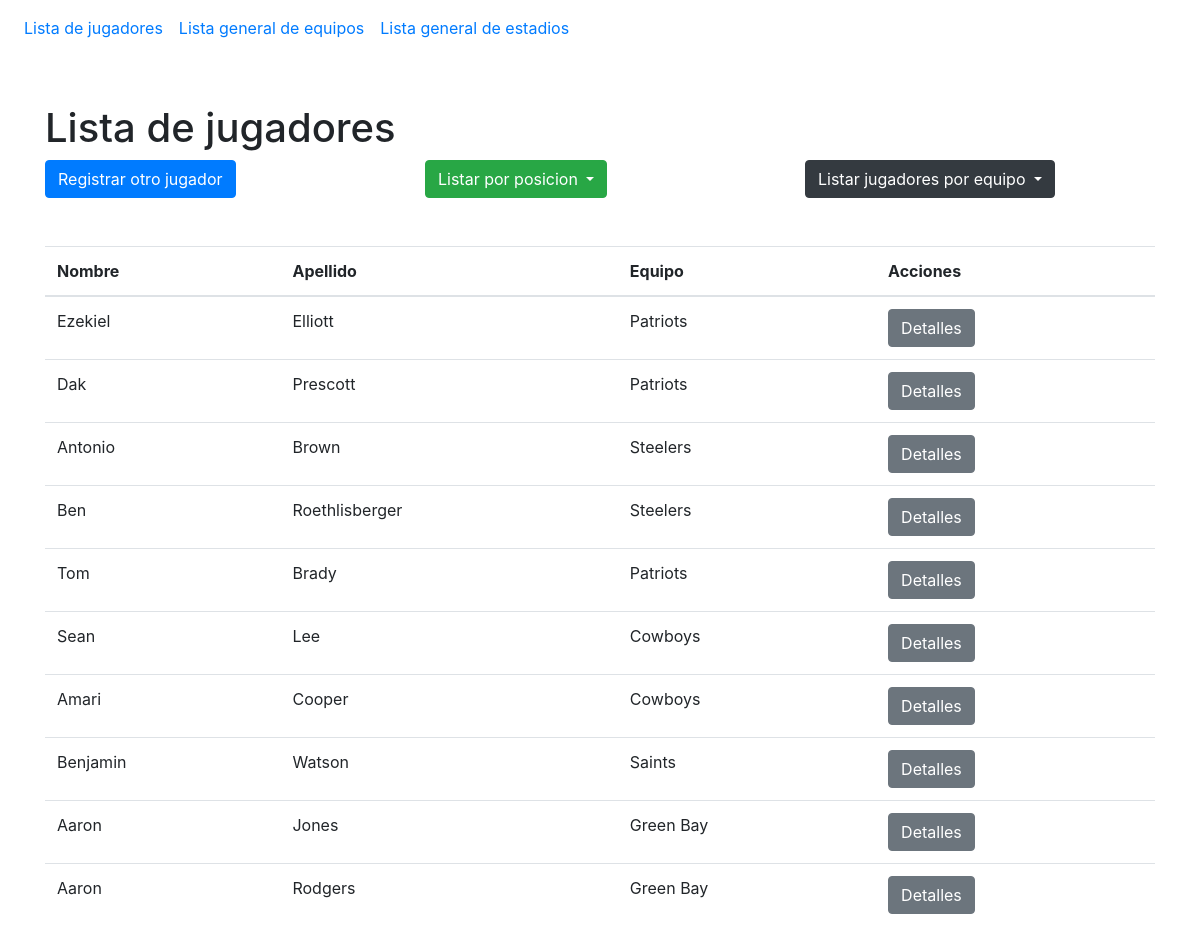
/jugadores/, run on the app's committed database.
### aplicacion/models.py (models this page shows)
class Jugador(models.Model):
    nombre=models.CharField(max_length=100)
    apellido=models.CharField(max_length=100)
    edad=models.IntegerField()
    posicion=models.CharField(max_length=100)
    equipo=models.ForeignKey(Equipo, on_delete=models.CASCADE)

class Equipo(models.Model):
    nombre=models.CharField(max_length=100)
    fundacion=models.IntegerField()
    estadio=models.CharField(max_length=100)
    def __str__(self):
        return self.nombre

### aplicacion/views.py (the view)
# urls.py: path('jugadores/', views.jugadores, name='jugadores'),
def jugadores(request):
    lista=Jugador.objects.all()
    equipos=Equipo.objects.all()
    queryset={
        'jugadores':lista,
        'equipos':equipos,
    }
    return render(request, 'jugadores.html', queryset)

### aplicacion/templates/jugadores.html (shortened to what this page needs)
{% extends 'index.html' %}
{% block contenido %}
<h1>Lista de jugadores</h1>
<div class="row">
    <div class="col-md">
        <a class="btn btn-primary" href="{% url 'registrarJugador' %}">Registrar otro jugador</a>
    </div>
    <div class="col-md">
        <div class="dropdown">
            <button class="btn btn-success dropdown-toggle" type="button" id="triggerId" data-toggle="dropdown"
                aria-haspopup="true" aria-expanded="false">
                Listar por posicion
            </button>
        </div>
    </div>
    <div class="col-md">
            <div class="dropdown">
                <button class="btn btn-dark dropdown-toggle" type="button" id="triggerId" data-toggle="dropdown"
                    aria-haspopup="true" aria-expanded="false">
                    Listar jugadores por equipo
                </button>
            </div>
        </div>
</div>
<table class="table mt-5">
    <thead>
        <tr>
            <th>Nombre</th>
            <th>Apellido</th>
            <th>Equipo</th>
            <th>Acciones</th>
        </tr>
    </thead>
    <tbody>
        {% for jugador in jugadores %}
        <tr>
            <td>{{jugador.nombre}}</td>
            <td>{{jugador.apellido}}</td>
            <td>{{jugador.equipo}}</td>
            <td><a class="btn btn-secondary" href="{% url 'jugadorDetalle' jugador.id %}">Detalles</a></td>
        </tr>
        {% endfor %}
    </tbody>
</table>
{% endblock contenido %}

### aplicacion/templates/index.html (shortened to what this page needs)
<!doctype html>
<html lang="en">
  <head>
    <link rel="stylesheet" href="https://stackpath.bootstrapcdn.com/bootstrap/4.1.3/css/bootstrap.min.css">
  </head>
  <body>
      <nav class="navbar navbar-expand">
          <div class="nav navbar-nav">
              <a class="nav-link" href="{% url 'jugadores' %}">Lista de jugadores</a>
              <a class="nav-link" href="{% url 'equipos' %}">Lista general de equipos</a>
              <a class="nav-link" href="{% url 'estadios' %}">Lista general de estadios</a>
          </div>
      </nav>
      <div class="container mt-5">
        {% block contenido %}
        {% endblock contenido %}
      </div>
  </body>
</html>

### data on the page
Jugador: nombre "Ezekiel", apellido "Elliott", equipo "Patriots"
Jugador: nombre "Dak", apellido "Prescott", equipo "Patriots"
Jugador: nombre "Antonio", apellido "Brown", equipo "Steelers"
Jugador: nombre "Ben", apellido "Roethlisberger", equipo "Steelers"
Jugador: nombre "Tom", apellido "Brady", equipo "Patriots"
Jugador: nombre "Sean", apellido "Lee", equipo "Cowboys"
Jugador: nombre "Amari", apellido "Cooper", equipo "Cowboys"
Jugador: nombre "Benjamin", apellido "Watson", equipo "Saints"
Jugador: nombre "Aaron", apellido "Jones", equipo "Green Bay"
Jugador: nombre "Aaron", apellido "Rodgers", equipo "Green Bay"
